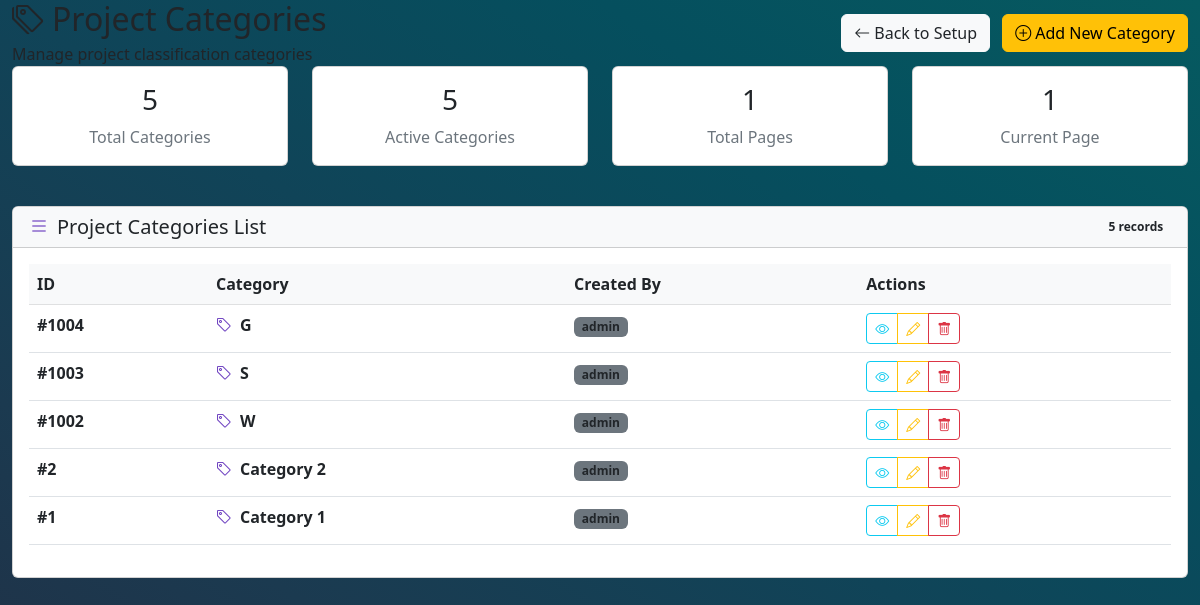
The page /setup/project-categories/ (signed in) on the database its author committed.
### setup/models.py (models this page shows, shortened)
class ProjectCategory(models.Model):
    categoryID = models.AutoField(primary_key=True)
    category = models.CharField(max_length=50, unique=True, null=False)
    category_Description = models.CharField(max_length=100, null=True)
    date = models.DateTimeField(auto_now_add=True)
    loginUser = models.ForeignKey(
        settings.AUTH_USER_MODEL,
        related_name='categories',
        on_delete=models.CASCADE,
    )
    class Meta:
        verbose_name = ("Project Category")
        verbose_name_plural = ("Project Category")

### accounts/models.py (models this page shows, shortened)
class User(AbstractUser):
    department = models.CharField(max_length=100, null=True, blank=True)
    groups = models.ManyToManyField(
        'auth.Group',
        related_name='custom_user_groups',
        blank=True,
        help_text='The groups this user belongs to.'
    )
    user_permissions = models.ManyToManyField(
        'auth.Permission',
        related_name='custom_user_permissions',
        blank=True,
        help_text='Specific permissions for this user.'
    )

### setup/views.py (the view)
# urls.py: path('project-categories/', views.project_category_list, name='project_category_list'),
@login_required
def project_category_list(request):
    categories = ProjectCategory.objects.all().order_by('-date')
    paginator = Paginator(categories, 20)
    page_number = request.GET.get('page')
    page_obj = paginator.get_page(page_number)
    context = {
        'project_categories': page_obj,
        'total_project_categories': ProjectCategory.objects.count(),
    }
    return render(request, 'setup/project_categories/project_category_list.html', context)

### templates/setup/project_categories/project_category_list.html (shortened to what this page needs)
{% extends 'base.html' %}
{% load static %}
{% load widget_tweaks %}
{% block content %}
<div class="container-fluid">
    <div class="setup-header">
        <div class="d-flex justify-content-between align-items-center">
            <div>
                <h1 class="h2 mb-1">
                    <i class="bi bi-tags me-2"></i>Project Categories
                </h1>
                <p class="mb-0 opacity-90">Manage project classification categories</p>
            </div>
            <div>
                <a href="{% url 'setup:setup_dashboard' %}" class="btn btn-light me-2">
                    <i class="bi bi-arrow-left me-1"></i>Back to Setup
                </a>
                <a href="{% url 'setup:project_category_create' %}" class="btn btn-warning">
                    <i class="bi bi-plus-circle me-1"></i>Add New Category
                </a>
            </div>
        </div>
    </div>
    <div class="row mb-4">
        <div class="col-lg-3 col-md-6 mb-3">
            <div class="card h-100">
                <div class="card-body text-center">
                    <h3 class="mb-2" style="color: #6f42c1;">{{ total_project_categories }}</h3>
                    <p class="mb-0 text-muted">Total Categories</p>
                </div>
            </div>
        </div>
        <div class="col-lg-3 col-md-6 mb-3">
            <div class="card h-100">
                <div class="card-body text-center">
                    <h3 class="mb-2" style="color: #6f42c1;">
                        {% if project_categories.paginator %}{{ project_categories.paginator.count }}{% else %}0{% endif %}
                    </h3>
                    <p class="mb-0 text-muted">Active Categories</p>
                </div>
            </div>
        </div>
        <div class="col-lg-3 col-md-6 mb-3">
            <div class="card h-100">
                <div class="card-body text-center">
                    <h3 class="mb-2" style="color: #6f42c1;">
                        {% if project_categories.paginator %}{{ project_categories.paginator.num_pages }}{% else %}1{% endif %}
                    </h3>
                    <p class="mb-0 text-muted">Total Pages</p>
                </div>
            </div>
        </div>
        <div class="col-lg-3 col-md-6 mb-3">
            <div class="card h-100">
                <div class="card-body text-center">
                    <h3 class="mb-2" style="color: #6f42c1;">
                        {% if project_categories %}{{ project_categories.number }}{% else %}1{% endif %}
                    </h3>
                    <p class="mb-0 text-muted">Current Page</p>
                </div>
            </div>
        </div>
    </div>
    <div class="row">
        <div class="col-12">
            <div class="card">
                <div class="card-header bg-light">
                    <div class="d-flex justify-content-between align-items-center">
                        <h5 class="mb-0">
                            <i class="bi bi-list me-2" style="color: #6f42c1;"></i>Project Categories List
                        </h5>
                        <span class="badge stat-badge">{{ total_project_categories }} records</span>
                    </div>
                </div>
                <div class="card-body">
                    {% if project_categories %}
                    <div class="table-responsive">
                        <table class="table table-hover">
                            <thead class="table-light">
                                <tr>
                                    <th>ID</th>
                                    <th>Category</th>
                                    <th>Created By</th>
                                    <th>Actions</th>
                                </tr>
                            </thead>
                            <tbody>
                                {% for category in project_categories %}
                                <tr>
                                    <td><strong>#{{ category.pk }}</strong></td>
                                    <td>
                                        <div class="d-flex align-items-center">
                                            <i class="bi bi-tag me-2" style="color: #6f42c1;"></i>
                                            <strong>{{ category.category }}</strong>
                                        </div>
                                    </td>
                                    <td>
                                        <span class="badge bg-secondary">
                                            {{ category.loginUser.username|default:"System" }}
                                        </span>
                                    </td>
                                    <td>
                                        <div class="btn-group btn-group-sm" role="group">
                                            <a href="{% url 'setup:project_category_detail' category.pk %}"
                                               class="btn btn-outline-info" title="View Details">
                                                <i class="bi bi-eye"></i>
                                            </a>
                                            <a href="{% url 'setup:project_category_update' category.pk %}"
                                               class="btn btn-outline-warning" title="Edit">
                                                <i class="bi bi-pencil"></i>
                                            </a>
                                            <a href="{% url 'setup:project_category_delete' category.pk %}"
                                               class="btn btn-outline-danger" title="Delete">
                                                <i class="bi bi-trash"></i>
                                            </a>
                                        </div>
                                    </td>
                                </tr>
                                {% endfor %}
                            </tbody>
                        </table>
                    </div>
                    {% endif %}
                </div>
            </div>
        </div>
    </div>
</div>
{% endblock %}

### static/css/styles.css (style rules this page uses)
body { background-image: linear-gradient(to right top, #212f45, #1b3a50, #104458, #054f5e, #065a60); min-height: 100vh; }

### static/css/text-contrast.css (style rules this page uses)
.bg-white, .card-body, .card, .table, .form-control, .form-select, .list-group-item, .modal-content, .dropdown-menu { color: #212529 !important; }
.bg-white h1, .bg-white h2, .bg-white h3, .bg-white h4, .bg-white h5, .bg-white h6, .card h1, .card h2, .card h3, .card h4, .card h5, .card h6, .table h1, .table h2, .table h3, .table h4, .table h5, .table h6, .modal-content h1, .modal-content h2, .modal-content h3, .modal-content h4, .modal-content h5, .modal-content h6 { color: #212529 !important; }
.bg-white p, .bg-white span, .bg-white div, .bg-white td, .bg-white th, .bg-white label, .card p, .card span, .card div, .card td, .card th, .card label, .table p, .table span, .table div, .table td, .table th, .table label, .modal-content p, .modal-content span, .modal-content div, .modal-content td, .modal-content th, .modal-content label { color: #212529 !important; }
.table-light, .table-light td, .table-light th { color: #212529 !important; }
.container, .container-fluid, .row, .col { color: inherit; }
.bg-light, .bg-light td, .bg-light th, .bg-light p, .bg-light span, .bg-light div, .bg-light h1, .bg-light h2, .bg-light h3, .bg-light h4, .bg-light h5, .bg-light h6 { color: #212529 !important; }
.btn-light { color: #212529 !important; }
.bg-white .text-muted, .card .text-muted, .modal-content .text-muted { color: #6c757d !important; }

### rows shown on the page
ProjectCategory: pk "1004", category "G", loginUser.username "admin"
ProjectCategory: pk "1003", category "S", loginUser.username "admin"
ProjectCategory: pk "1002", category "W", loginUser.username "admin"
ProjectCategory: pk "2", category "Category 2", loginUser.username "admin"
ProjectCategory: pk "1", category "Category 1", loginUser.username "admin"

### other values the page prints
{{ total_project_categories }} "5"
{{ project_categories.paginator.count }} "5"
{{ project_categories.paginator.num_pages }} "1"
{{ project_categories.number }} "1"
